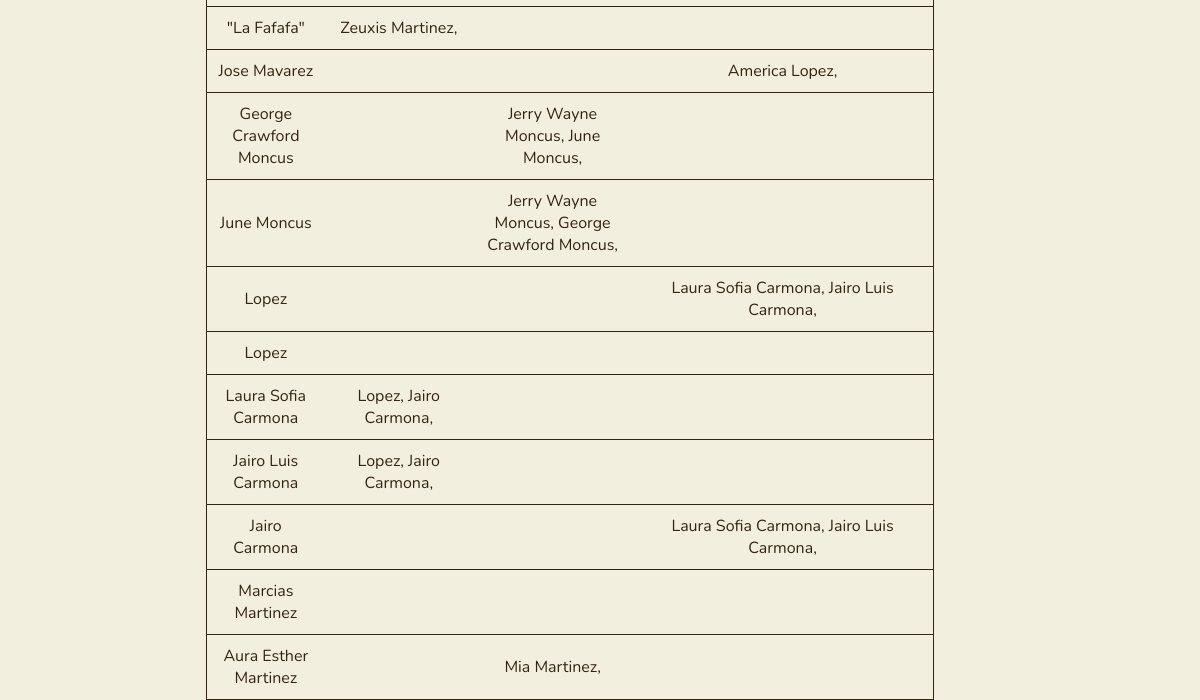
/relationships (lower part), run on an earlier commit of the app's database.
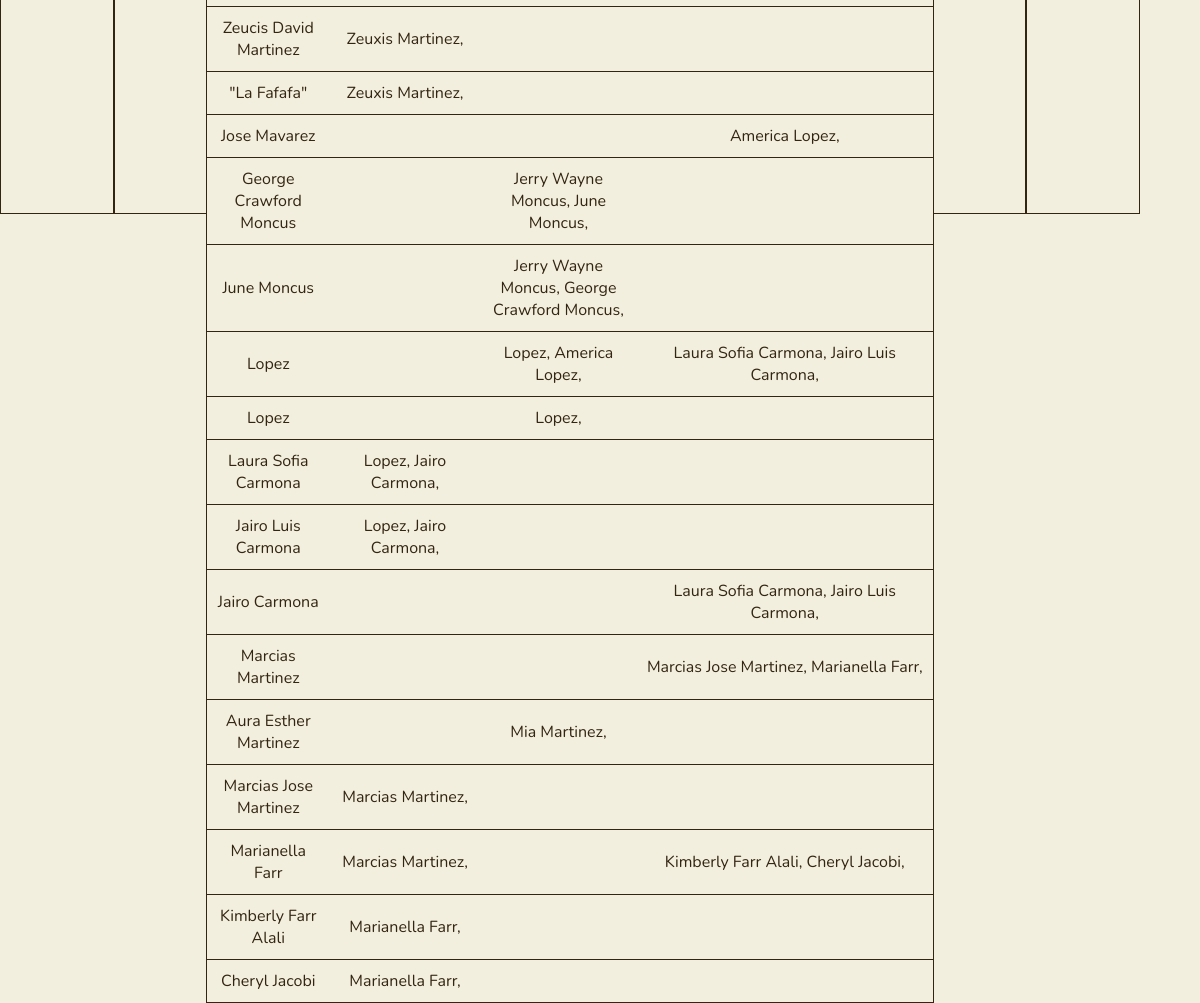
And on a later commit of the database.
### app.py (models this page shows, shortened)
class Person(db.Model):
    id = db.Column(db.Integer, primary_key=True)
    first_name = db.Column(db.String(200), nullable=False)
    last_name = db.Column(db.String(200), nullable=False)
    middle_name = db.Column(db.String(200), nullable=False, default='')
    nick_name = db.Column(db.String(200), nullable=False, default='')
    date_created = db.Column(db.DateTime, default=datetime.utcnow)
    parents = db.relationship('Person',
                              secondary = person_parent_association,
                              primaryjoin = id == person_parent_association.c.person_id,
                              secondaryjoin = id == person_parent_association.c.parent_id,
                              backref = db.backref('children', lazy='select'))
    siblings = db.relationship('Person',
                              secondary = sibling_association,
                              primaryjoin = id == sibling_association.c.left_id,
                              secondaryjoin = id == sibling_association.c.right_id,
                              back_populates = 'siblings',
                              lazy='select')

### app.py (the view)
@app.route('/relationships', methods=['GET'])
def relationships():
        people = Person.query.order_by(Person.date_created).all()
        return render_template('relationships.html', people=people)

### templates/relationships.html (shortened to what this page needs)
{% extends 'base.html' %}
{% block body %}
<div class="default-grid" id="relationships-grid">
    <div class="grid-item grid-item-4">
    </div>
    <div class="grid-item grid-item-5" id="relationships-container">
        <div class="grid-subitem-3">
            <table class="bordered" id="relationship-table">
                {% for person in people %}
                    <tr>
                        <td>{{ person.first_name }} {{ person.middle_name }} {{ person.last_name }}</td>
                        <td>
                            {% for person in person.parents %}
                            {{ person.first_name }} {{ person.middle_name }} {{ person.last_name }},
                            {% endfor %}
                        </td>
                        <td>
                            {% for person in person.siblings %}
                            {{ person.first_name }} {{ person.middle_name }} {{ person.last_name }},
                            {% endfor %}
                        </td>
                        <td>
                            {% for person in person.children %}
                            {{ person.first_name }} {{ person.middle_name }} {{ person.last_name }},
                            {% endfor %}
                        </td>
                    </tr>
                {% endfor %}
            </table>
        </div>
    </div>
    <div class="grid-item grid-item-6">
    </div>
</div>
{% endblock %}

What changed in the data, as far as the page shows it:
now on this page (row unchanged): Person: first_name "Zeucis", middle_name "David", last_name "Martinez", Person (first_name "Zeuxis", last_name "Martinez")
now on one of the page's lists (row unchanged): Person: first_name "America", last_name "Lopez"
now on one of the page's lists (row unchanged): Person: last_name "Lopez"
now on one of the page's lists (row unchanged): Person: last_name "Lopez"
added Person: first_name "Marcias", middle_name "Jose", last_name "Martinez", Person (first_name "Marcias", last_name "Martinez")
added Person: first_name "Marianella", last_name "Farr", Person (first_name "Marcias", last_name "Martinez")
added Person: first_name "Kimberly", middle_name "Farr", last_name "Alali"
added Person: first_name "Cheryl", last_name "Jacobi"
